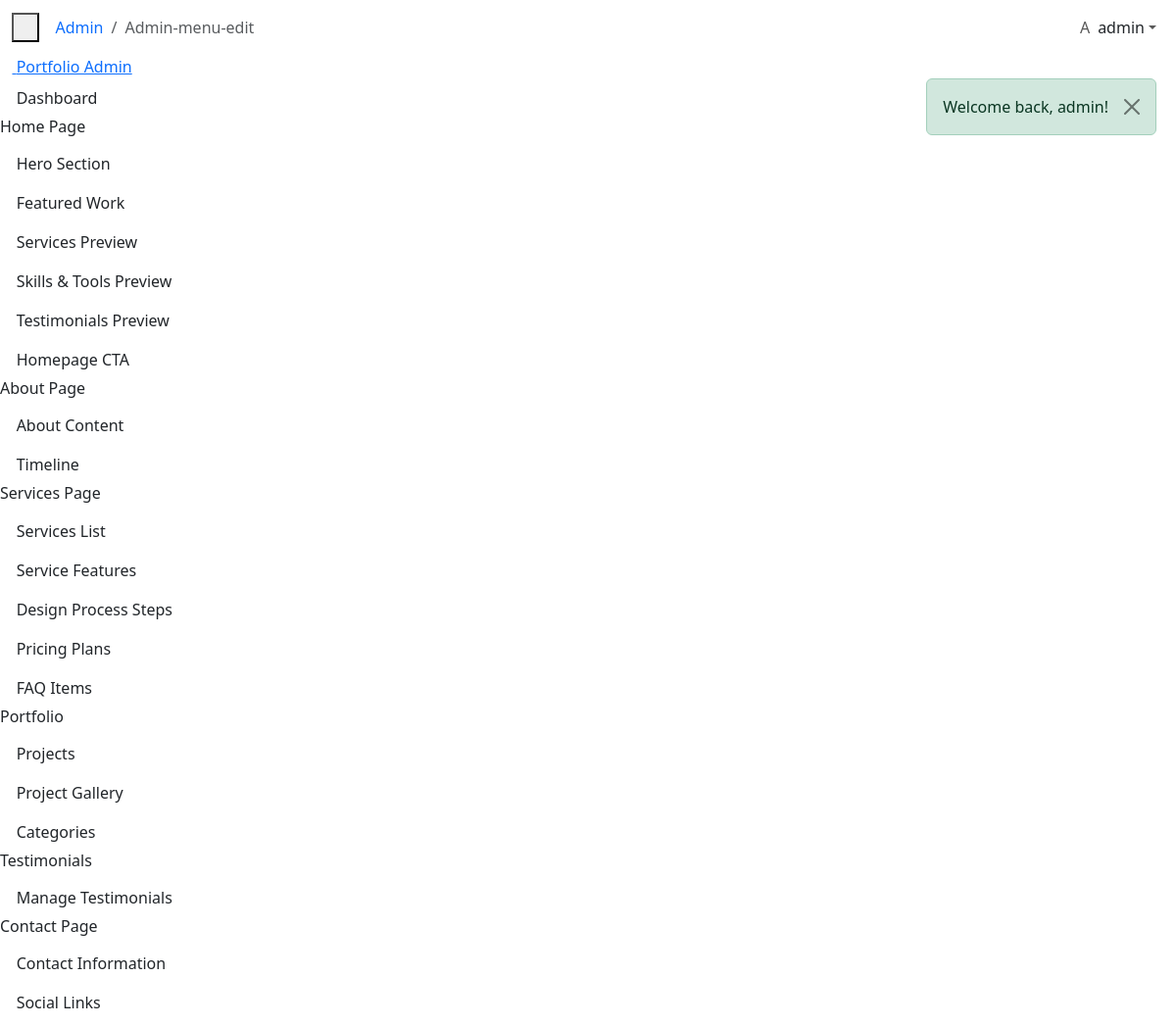
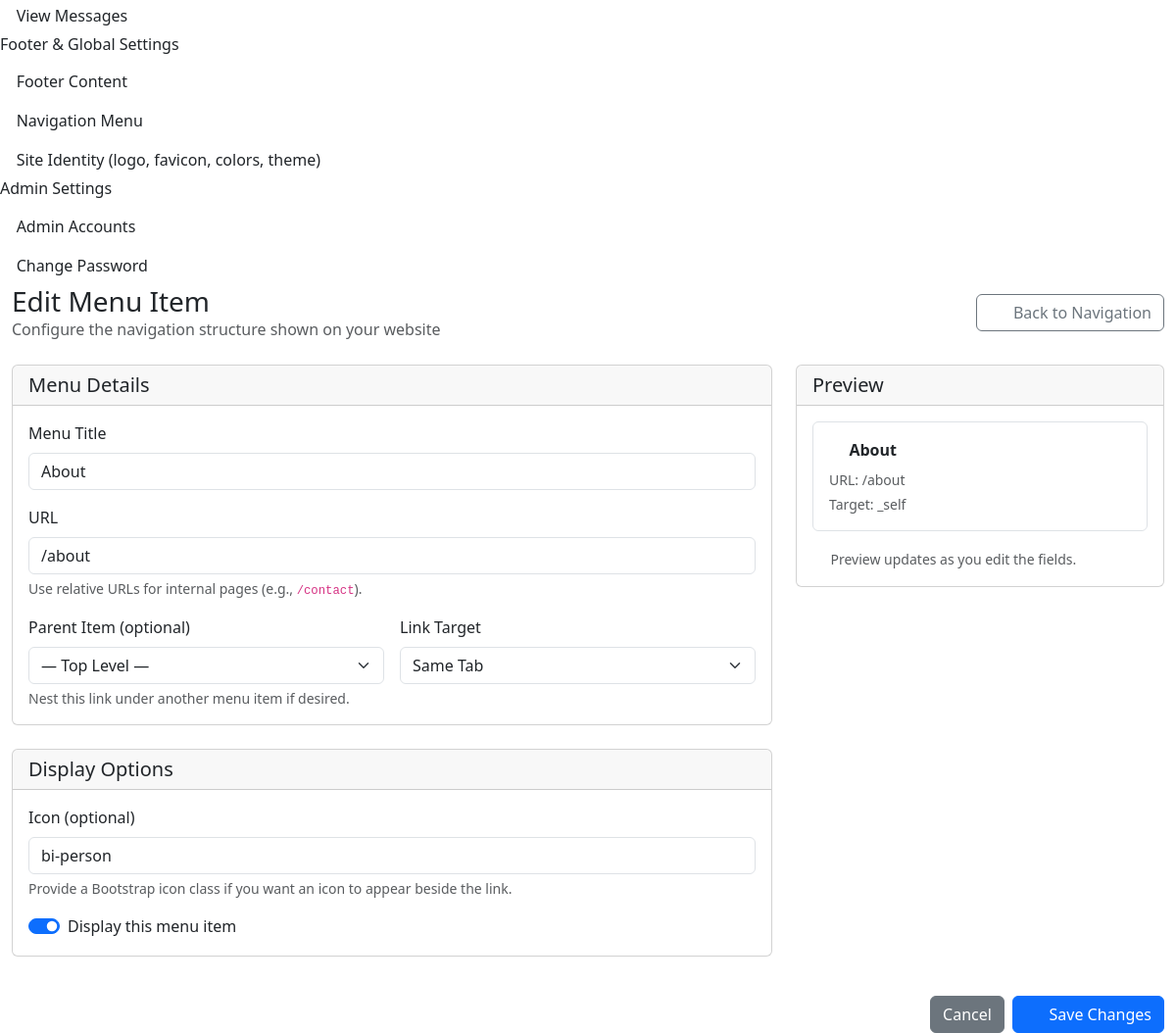
Page /public/admin/navigation/2/edit (signed in) on the committed database (2 pictures, top to bottom).
### tables this page shows
CREATE TABLE navigation_menu (
    id INT NOT NULL AUTO_INCREMENT,
    title VARCHAR(150) NOT NULL,
    url VARCHAR(255) DEFAULT NULL,
    icon VARCHAR(120) DEFAULT NULL,
    parent_id INT DEFAULT NULL,
    sort_order INT NOT NULL DEFAULT 0,
    is_active TINYINT(1) NOT NULL DEFAULT 1,
    target VARCHAR(20) DEFAULT '_self',
    created_at TIMESTAMP DEFAULT CURRENT_TIMESTAMP,
    updated_at TIMESTAMP DEFAULT CURRENT_TIMESTAMP ON UPDATE CURRENT_TIMESTAMP,
    PRIMARY KEY (id),
    INDEX idx_navigation_parent (parent_id),
    CONSTRAINT fk_navigation_parent
        FOREIGN KEY (parent_id) REFERENCES navigation_menu(id)
        ON DELETE CASCADE
);

### app/controllers/AdminManagerController.php (called while the page is built, shortened)
<?php
require_once ROOT_PATH . '/app/models/NavigationMenu.php';
class AdminManagerController extends BaseController {
    private $navigationModel;
    public function __construct() {
        $this->navigationModel = new NavigationMenu();
    }
    public function editMenuItem($id) {
        $menuItem = $this->navigationModel->find($id);
        $parentItems = $this->navigationModel->getMenuItems();
        $data = [
            'title' => 'Edit Menu Item - Admin',
            'page' => 'admin-menu-edit',
            'menu_item' => $menuItem,
            'parent_items' => $parentItems
        ];
        $this->render('admin/menu-form', 'admin', $data);
    }
}

### public/index.php (called while the page is built, shortened)
<?php
require_once __DIR__ . '/../config/config.php';
require_once ROOT_PATH . '/app/core/Router.php';
$router = new Router();
try {
    $router->resolve();
} catch (Exception $e) {
    http_response_code(500);
    if (isset($_GET['debug']) && $_GET['debug'] === '1') {
        echo "<h1>500 Internal Server Error</h1>";
        echo "<p><strong>Error:</strong> " . htmlspecialchars($e->getMessage()) . "</p>";
        echo "<p><strong>File:</strong> " . htmlspecialchars($e->getFile()) . "</p>";
        echo "<p><strong>Line:</strong> " . $e->getLine() . "</p>";
        echo "<pre><strong>Stack Trace:</strong>\n" . htmlspecialchars($e->getTraceAsString()) . "</pre>";
    } else if (defined('ROOT_PATH') && file_exists(ROOT_PATH . '/app/views/errors/500.php')) {
        include ROOT_PATH . '/app/views/errors/500.php';
    } else {
        echo "<h1>500 Internal Server Error</h1><p>" . htmlspecialchars($e->getMessage()) . "</p>";
    }
}

### config/config.php (called while the page is built, shortened)
<?php
class Database {
    private static $instance = null;
    private $connection;
    private function __construct() {
        try {
            $this->connection = new PDO(
                "mysql:host=" . DB_HOST . ";dbname=" . DB_NAME,
                DB_USER,
                DB_PASS,
                [
                    PDO::ATTR_ERRMODE => PDO::ERRMODE_EXCEPTION,
                    PDO::ATTR_DEFAULT_FETCH_MODE => PDO::FETCH_ASSOC,
                    PDO::ATTR_EMULATE_PREPARES => false
                ]
            );
        } catch (PDOException $e) {
            die("Connection failed: " . $e->getMessage());
        }
    }
    public static function getInstance() {
        if (self::$instance === null) {
            self::$instance = new self();
        }
        return self::$instance;
    }
    public function getConnection() {
        return $this->connection;
    }
}
function url($path = '') {
    return BASE_URL . ($path ? '/' . ltrim($path, '/') : '');
}

### app/core/BaseModel.php (called while the page is built, shortened)
<?php
abstract class BaseModel {
    public function __construct() {
        $this->db = Database::getInstance()->getConnection();
    }
}

### app/models/NavigationMenu.php (called while the page is built, shortened)
<?php
require_once ROOT_PATH . '/app/core/BaseModel.php';
class NavigationMenu extends BaseModel {
    protected $table = 'navigation_menu';
    public function getMenuItems($parentId = null) {
        $sql = "SELECT * FROM {$this->table} WHERE parent_id " .
               ($parentId ? "= ?" : "IS NULL") .
               " ORDER BY sort_order ASC, title ASC";
        $stmt = $this->db->prepare($sql);
        $stmt->execute($parentId ? [$parentId] : []);
        return $stmt->fetchAll();
    }
}

### app/views/admin/menu-form.php (the view, shortened to what this page needs)
<?php
$isEdit = isset($menu_item);
$actionUrl = $isEdit
    ? url('admin/navigation/' . $menu_item['id'] . '/edit')
    : url('admin/navigation/create');
?>
<div class="container-fluid">
    <div class="row mb-4">
        <div class="col-12 d-flex justify-content-between align-items-center">
            <div>
                <h1 class="h3 mb-0"><?= $isEdit ? 'Edit Menu Item' : 'Create Menu Item' ?></h1>
                <p class="text-muted mb-0">Configure the navigation structure shown on your website</p>
            </div>
            <a href="<?= url('admin/navigation') ?>" class="btn btn-outline-secondary">
                <i class="bi bi-arrow-left me-2"></i>
                Back to Navigation
            </a>
        </div>
    </div>
    <form method="POST" action="<?= $actionUrl ?>">
        <div class="row">
            <div class="col-lg-8">
                <div class="card mb-4">
                    <div class="card-header">
                        <h5 class="card-title mb-0">Menu Details</h5>
                    </div>
                    <div class="card-body">
                        <div class="mb-3">
                            <label for="title" class="form-label">Menu Title</label>
                            <input type="text"
                                   class="form-control"
                                   id="title"
                                   name="title"
                                   value="<?= htmlspecialchars($menu_item['title'] ?? '') ?>"
                                   placeholder="Portfolio"
                                   required>
                        </div>
                        <div class="mb-3">
                            <label for="url" class="form-label">URL</label>
                            <input type="text"
                                   class="form-control"
                                   id="url"
                                   name="url"
                                   value="<?= htmlspecialchars($menu_item['url'] ?? '') ?>"
                                   placeholder="/portfolio"
                                   required>
                            <div class="form-text">Use relative URLs for internal pages (e.g., <code>/contact</code>).</div>
                        </div>
                        <div class="row g-3">
                            <div class="col-md-6">
                                <label for="parent_id" class="form-label">Parent Item (optional)</label>
                                <select id="parent_id" name="parent_id" class="form-select" <?= $isEdit ? '' : '' ?>>
                                    <option value="">— Top Level —</option>
                                </select>
                                <div class="form-text">Nest this link under another menu item if desired.</div>
                            </div>
                            <div class="col-md-6">
                                <label for="target" class="form-label">Link Target</label>
                                <select id="target" name="target" class="form-select">
                                    <?php
                                    $targetValue = $menu_item['target'] ?? '_self';
                                    $targets = [
                                        '_self' => 'Same Tab',
                                        '_blank' => 'New Tab',
                                    ];
                                    foreach ($targets as $value => $label): ?>
                                        <option value="<?= $value ?>" <?= $targetValue === $value ? 'selected' : '' ?>>
                                            <?= $label ?>
                                        </option>
                                    <?php endforeach; ?>
                                </select>
                            </div>
                        </div>
                    </div>
                </div>
                <div class="card mb-4">
                    <div class="card-header">
                        <h5 class="card-title mb-0">Display Options</h5>
                    </div>
                    <div class="card-body">
                        <div class="mb-3">
                            <label for="icon" class="form-label">Icon (optional)</label>
                            <input type="text"
                                   class="form-control"
                                   id="icon"
                                   name="icon"
                                   value="<?= htmlspecialchars($menu_item['icon'] ?? '') ?>"
                                   placeholder="bi-house">
                            <div class="form-text">Provide a Bootstrap icon class if you want an icon to appear beside the link.</div>
                        </div>
                        <div class="form-check form-switch">
                            <input class="form-check-input"
                                   type="checkbox"
                                   role="switch"
                                   id="is_active"
                                   name="is_active"
                                   <?= !empty($menu_item['is_active']) ? 'checked' : '' ?>>
                            <label class="form-check-label" for="is_active">Display this menu item</label>
                        </div>
                    </div>
                </div>
            </div>
            <div class="col-lg-4">
                <div class="card">
                    <div class="card-header">
                        <h5 class="card-title mb-0">Preview</h5>
                    </div>
                    <div class="card-body">
                        <div class="border rounded p-3">
                            <div class="d-flex align-items-center mb-2">
                                <i class="bi <?= htmlspecialchars($menu_item['icon'] ?? 'bi-link-45deg') ?> me-2"></i>
                                <strong id="preview-title"><?= htmlspecialchars($menu_item['title'] ?? 'Menu Title') ?></strong>
                            </div>
                            <p class="text-muted small mb-1">URL: <span id="preview-url"><?= htmlspecialchars($menu_item['url'] ?? '/example') ?></span></p>
                            <p class="text-muted small mb-0">Target: <span id="preview-target"><?= htmlspecialchars($menu_item['target'] ?? '_self') ?></span></p>
                        </div>
                        <div class="mt-3">
                            <small class="text-muted">
                                <i class="bi bi-info-circle me-1"></i>
                                Preview updates as you edit the fields.
                            </small>
                        </div>
                    </div>
                </div>
            </div>
        </div>
        <div class="row mt-3">
            <div class="col-12">
                <div class="d-flex justify-content-end gap-2">
                    <a href="<?= url('admin/navigation') ?>" class="btn btn-secondary">Cancel</a>
                    <button type="submit" class="btn btn-primary">
                        <i class="bi bi-check-lg me-2"></i>
                        <?= $isEdit ? 'Save Changes' : 'Create Menu Item' ?>
                    </button>
                </div>
            </div>
        </div>
    </form>
</div>

### app/core/Router.php (shortened to what this page needs)
<?php
class Router {
    private $routes = [];
    public function get($uri, $controller, $method = 'index') {
        $this->routes['GET'][$uri] = ['controller' => $controller, 'method' => $method];
        return $this;
    }
    public function post($uri, $controller, $method = 'store') {
        $this->routes['POST'][$uri] = ['controller' => $controller, 'method' => $method];
        return $this;
    }
    public function resolve() {
        $uri = parse_url($_SERVER['REQUEST_URI'], PHP_URL_PATH);
        $method = $_SERVER['REQUEST_METHOD'];
        $basePath = str_replace('\\', '/', dirname($_SERVER['SCRIPT_NAME']));
        if ($basePath !== '/' && strpos($uri, $basePath) === 0) {
            $uri = substr($uri, strlen($basePath));
        }
        $uri = $uri ?: '/';
        foreach ($this->routes[$method] ?? [] as $route => $target) {
            $pattern = preg_replace('/\{[^}]+\}/', '([^/]+)', $route);
            $pattern = '#^' . $pattern . '$#';
            if (preg_match($pattern, $uri, $matches)) {
                array_shift($matches);
                return $this->callController($target, $matches);
            }
        }
        exit;
    }
    private function callController($route, $params = []) {
        $method = $route['method'];
        $controller = new $controllerName();
        return call_user_func_array([$controller, $method], $params);
    }
}

### rows in the picture
navigation_menu: title "About", url "/about", target "Same Tab", icon "bi-person", is_active "☑", target "_self"

### other values in the picture
$message "Welcome back, admin!"
